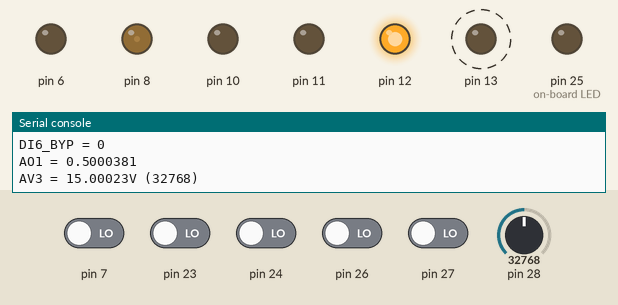
Simulated run of this program. Board: MicroPython board. Shown: output pins drawn as LEDs (lit = HIGH), the last lines printed to the serial console. Dashed ring = blinking. Inputs (shaded band) come from the test bench; at power-on: pin 7, pin 23, pin 24, pin 26, pin 27 LOW, pin 28 = 32768 (analog values on the 0–65535 scale). Library files of the repository ran but are not shown: __init__.py.

Above: at 1.2 s.
1.3 s: pin 26 driven HIGH
At 2.8 s:
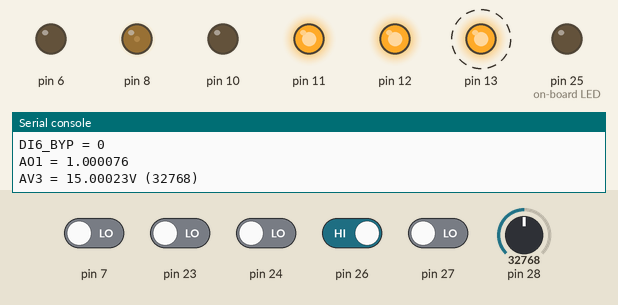
5.4 s: pin 26 driven LOW
At 6.4 s:
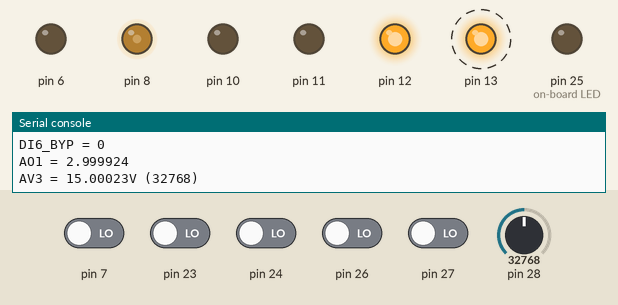
9.5 s: pin 26 driven HIGH
At 10.8 s:
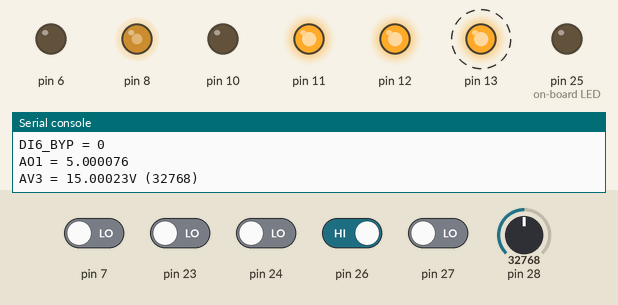
13.6 s: pin 26 driven LOW
At 14.7 s:
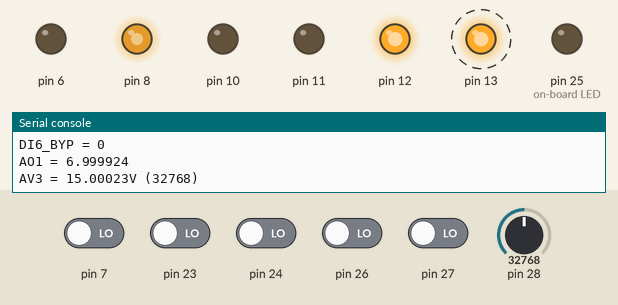
17.7 s: pin 26 driven HIGH
At 18.8 s:
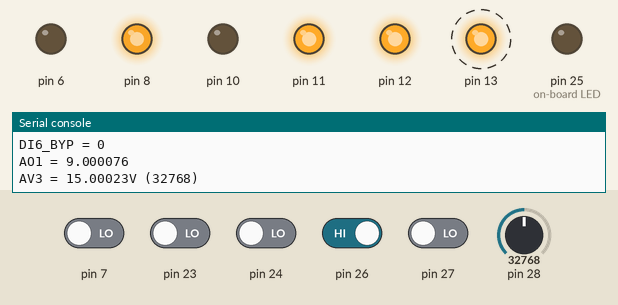
Timing chart, 0 to 42.6 s (numbered marks = the images above; inputs shaded):
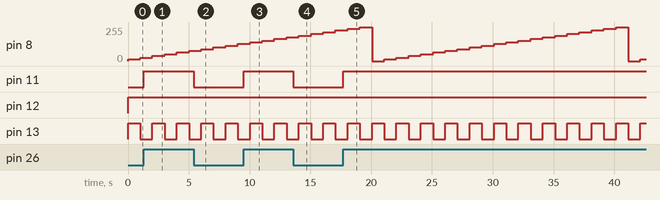

Measured:
- after the input at 1.3 s, pin 11: LOW → HIGH at once
- after the input at 5.4 s, pin 11: HIGH → LOW at once
- after the input at 9.5 s, pin 11: LOW → HIGH at once
- after the input at 13.6 s, pin 11: HIGH → LOW at once
- after the input at 17.7 s, pin 11: LOW → HIGH at once
- by itself, pin 8: ramps from 0/255 to 255/255 and jumps back, once every 21.1 s
- by itself, pin 13: alternates HIGH for 1.0 s and LOW for 1.0 s

The program:

example_io.py
```python
'''
Iono RP example: using I/Os interfaces

Simple example showing the main functionalities for I/O control

Copyright (C) 2021 Sfera Labs S.r.l. - All rights reserved.

For information, see:
http://www.sferalabs.cc/

This code is free software; you can redistribute it and/or
modify it under the terms of the GNU Lesser General Public
License as published by the Free Software Foundation; either
version 2.1 of the License, or (at your option) any later version.
See file LICENSE.txt for further informations on licensing terms.
'''

from iono import IO
from machine import Pin
import time

# initialize Iono's IO, multimode inputs used as: DI1, DI2, AV3, AI4
io = IO(i1=IO.MODE_D, i2=IO.MODE_D, i3=IO.MODE_V, i4=IO.MODE_I)

# configure DI5_BYP as input and DI6_BYP as output
io.DI5_BYP.init(mode=Pin.IN)
io.DI6_BYP.init(mode=Pin.OUT)

ao1V = 0

# handler for DI1 interrupt (see below)
def on_di1_change(di):
    global io
    # set DO3 to follow DI1
    io.DO3(di())

# configure interrupt on DI1 to call on_di1_change() when its state changes
io.DI1.irq(handler=on_di1_change, trigger=Pin.IRQ_FALLING | Pin.IRQ_RISING)

while True:
    print("------------")

    # print all IOs names and value
    for pin in io.all():
        print("{} = {}".format(pin.name(), pin()))

    # print voltage and raw ADC value read from AV3
    print("AV3 = {}V ({})".format(io.AV3(), io.AV3.read_u16()))

    # ramp up AO1 from 0V to 10V with a 0.5V step
    ao1V += 0.5
    if (ao1V > 10):
        ao1V = 0
    io.AO1(ao1V)

    # toggle DO1
    io.DO1.toggle()

    # if AI4 reads higher than 10mA close DO2, open otherwise
    if io.AI4() > 10:
        io.DO2(1)
    else:
        io.DO2.off()

    time.sleep(1)
```

io.py
```python
from machine import Pin
from machine import ADC
from machine import PWM

class DigitalPin(Pin):
    def __init__(self, name, pin, mode=None):
        super().__init__(pin, mode, None)
        self._name = name

    def name(self):
        return self._name

class AnalogIn(ADC):
    def __init__(self, name, pin, max_val):
        super().__init__(pin)
        self._name = name
        self._max_val = max_val

    def name(self):
        return self._name

    def __call__(self):
        return self._read_convert()

    def _read_convert(self):
        return self.read_u16() * self._max_val / 65535

class AV(AnalogIn):
    def __init__(self, name, pin):
        super().__init__(name, pin, max_val=30)

    def read_V(self):
        return self._read_convert()

class AI(AnalogIn):
    def __init__(self, name, pin):
        super().__init__(name, pin, max_val=20)

    def read_mA(self):
        return self._read_convert()

class AO(PWM):
    def __init__(self, name, pin):
        super().__init__(Pin(pin))
        self._name = name
        self.freq(1000)

    def name(self):
        return self._name

    def __call__(self, val=None):
        return self.duty_V(val)

    def duty_V(self, val=None):
        if val is None:
            return self.duty_u16() * 10 / 65535
        self.duty_u16(round(val * 65535 / 10))
```
